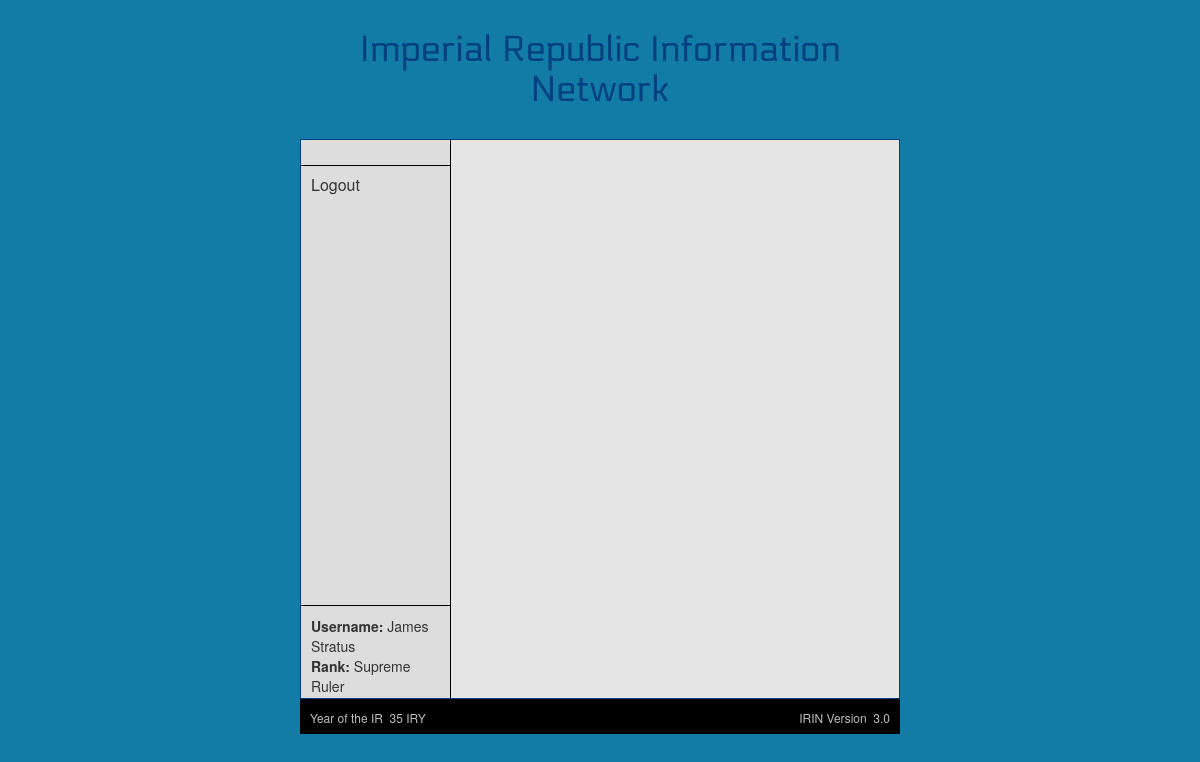
/main.php (signed in), run on an earlier commit of the app's database.
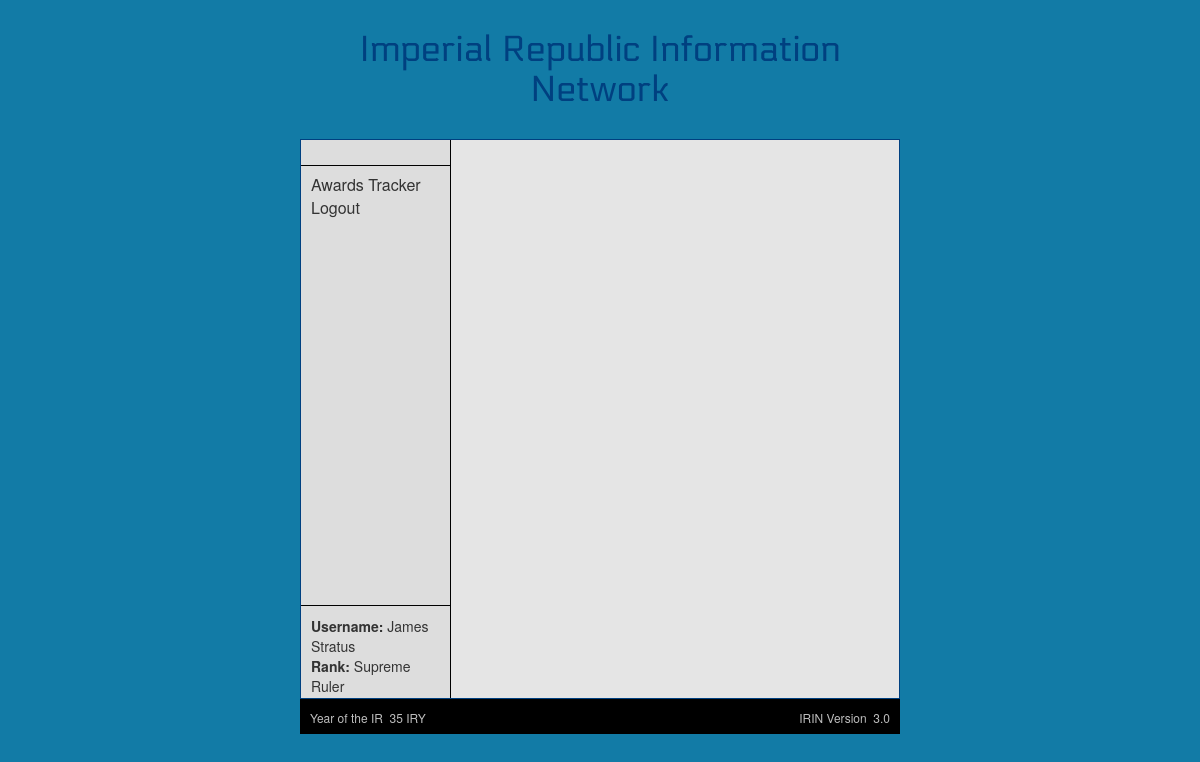
And on a later commit of the database.
### tables this page shows
CREATE TABLE IF NOT EXISTS `irclock` (
  `id` int(11) NOT NULL AUTO_INCREMENT,
  `year` int(10) NOT NULL,
  `era` int(2) NOT NULL,
  `date` date NOT NULL,
  `latest` tinyint(1) NOT NULL,
  PRIMARY KEY (`id`)
);

CREATE TABLE IF NOT EXISTS `version` (
  `id` int(3) NOT NULL AUTO_INCREMENT,
  `version` varchar(12) NOT NULL,
  `vtimestamp` date NOT NULL,
  `latest` int(1) NOT NULL,
  PRIMARY KEY (`id`),
  KEY `version` (`version`)
);

CREATE TABLE IF NOT EXISTS `pages` (
  `id` int(3) NOT NULL AUTO_INCREMENT,
  `name` varchar(100) NOT NULL DEFAULT '',
  `desc` varchar(100) NOT NULL DEFAULT '',
  `page` varchar(100) NOT NULL DEFAULT '',
  `title` varchar(100) NOT NULL DEFAULT '',
  `clearance` int(3) NOT NULL DEFAULT '0',
  `admin` int(3) NOT NULL DEFAULT '0',
  `team` int(11) NOT NULL DEFAULT '0',
  PRIMARY KEY (`id`)
);

### lib/user.class.php (called while the page is built, shortened)
<?php
    class User {
        private $name;
        private $rank;
        private $admin = false;
        public function getName() {
            return $this->name;
        }
        public function getRank() {
            return $this->rank;
        }
        public function getAdmin() {
            return $this->admin;
        }
    }

### lib/rank.class.php (called while the page is built, shortened)
<?php
    class Rank {
        private $name;
        public function getName() {
            return $this->name;
        }
    }

### lib/year.class.php (called while the page is built, shortened)
<?php
class Year {
    private $year;
    private $era;
    public function __construct($id) {
        global $mysqli;
        $query = $mysqli->query("SELECT * FROM irclock WHERE id = $id");
        $result = $query->fetch_array();
        extract($result);
        $this->year = $year;
        if ($era == 1)
            $this->era = 'UFY';
        else
            $this->era = 'IRY';
    }
    public static function getCurrentYear() {
        global $mysqli;
        $query = $mysqli->query("SELECT * FROM irclock WHERE latest = 1");
        $result = $query->fetch_array();
        return new self($result['id']);
    }
    public function getFullYear() {
        return $this->year . ' ' . $this->era;
    }
}

### lib/version.class.php (called while the page is built, shortened)
<?php
class Version {
    private $version;
    public function __construct($id) {
        global $mysqli;
        $query = $mysqli->query("SELECT * FROM version WHERE id = $id");
        $result = $query->fetch_array();
        extract($result);
        $this->version = $version;
    }
    public static function getLatestVersion() {
        global $mysqli;
        $query = $mysqli->query("SELECT * FROM version WHERE latest = 1");
        $result = $query->fetch_array();
        return new self($result['id']);
    }
    public function getVersion() {
        return $this->version;
    }
}

### lib/page.class.php (called while the page is built, shortened)
<?php
class Page {
    private $name;
    private $page;
    public function __construct($name, $desc, $title, $page) {
        $this->name = $name;
        $this->page = $page;
    }
    public static function getPages(User $user) {
        global $mysqli;
        $pages = array();
        $query = $mysqli->query("SELECT * FROM pages ORDER BY id");
        while ($result = $query->fetch_array()) {
            if (
                ($result['clearance'] > 0 && $user->getClearance() && $user->getClearance()->getClearance() >= $result['clearance']) ||
                ($result['admin'] > 0 && $result['team'] != 0 && (($user->getAdmin() && $user->getAdmin()->getAdminLevel() >= $result['admin'] && in_array(new Division($result['team']), $user->getAdmin()->getTeams())) || ($user->getAdmin() && $user->getAdmin()->getAdminLevel() > $result['admin'] + 1)) || ($user->getAdmin() && $user->getAdmin()->getAdminLevel() > 3)) ||
                ($user->getAdmin() && $user->getAdmin()->getAdminLevel() >= $result['admin'] && $result['team'] == 0) ||
                ($result['clearance'] == 0 && $result['admin'] == 0)
            ) {
                $pages[] = new self($result['name'], $result['desc'], $result['title'], $result['page']);
            }
        }
        return $pages;
    }
    public function getName() {
        return $this->name;
    }
    public function getPage() {
        return $this->page;
    }
}

### lib/admin.class.php (called while the page is built, shortened)
<?php
    class Admin {
        private $level;
        public function getAdminLevel() {
            return $this->level;
        }
    }

### main.php (the view, shortened to what this page needs)
<?php
$pages = Page::getPages($_SESSION['user']);
?>
<!DOCTYPE html>
<html>
<head>
    <link href="css/bootstrap.min.css" type="text/css" rel="stylesheet" />
    <link href="css/style.css" type="text/css" rel="stylesheet" />
</head>
<body>
    <div class="container">
        <h1>Imperial Republic Information Network</h1>
        <div class="row">
            <div id="sidebar" class="col-md-3">
                <div id="top"></div>
                <div id="pages">
                    <div class="panel-group" id="menu" role="tablist" aria-multiselectable="true">
                        <?php
                        foreach ($pages as $page) {
                            if ($page->getPage() == 'home') {
                                ?>
                                <div class="panel panel-default">
                                    <div class="panel-heading" role="tab" id="<?php echo $page->getPage() ?>">
                                        <h4 class="panel-title">
                                            <a class="collapsed" role="button" data-parent="#menu" aria-expanded="false" aria-controls="<?php echo $page->getPage() ?>Collapse" onclick="load('<?php echo $page->getPage() ?>', 'none', 'none', {})">
                                                <?php echo $page->getName() ?>
                                            </a>
                                        </h4>
                                    </div>
                                    <div id="<?php echo $page->getPage() ?>Collapse" class="panel-collapse collapse" role="tabpanel" aria-labelledby="<?php echo $page->getPage() ?>">
                                        <div class="panel-body">
                                            Action: none
                                        </div>
                                    </div>
                                </div>
                                <?php
                            } else {
                                ?>
                                <div class="panel panel-default">
                                    <div class="panel-heading" role="tab" id="<?php echo $page->getPage() ?>">
                                        <h4 class="panel-title">
                                            <a class="collapsed" role="button" data-parent="#menu" aria-expanded="false" aria-controls="<?php echo $page->getPage() ?>Collapse" onclick="load('<?php echo $page->getPage() ?>', 'none', 'none', {})">
                                                <?php echo $page->getName() ?>
                                            </a>
                                        </h4>
                                    </div>
                                </div>
                                <?php
                            }
                        }
                        ?>
                        <div class="panel panel-default">
                            <div class="panel-heading" role="tab" id="logout">
                                <h4 class="panel-title">
                                    <a class="collapsed" role="button" data-parent="#menu" aria-expanded="false" aria-controls=logoutCollapse" onclick="load('logout', 'none', 'none', {})">
                                        Logout
                                    </a>
                                </h4>
                            </div>
                        </div>
                    </div>
                </div>
                <div id="blank"></div>
                <div id="session">
                    <b>Username: </b><?php echo $_SESSION['user']->getName() ?><br />
                    <b>Rank: </b><?php echo $_SESSION['user']->getRank()->getName() ?><br />
                    <b>Clearance: </b><?php echo $_SESSION['user']->getClearance()->getClearanceName() ?><br />
                </div>
            </div>
            <div id="main" class="col-md-9">
            </div>
        </div>
        <div id="footer" class="row">
            <span>Year of the IR&nbsp;&nbsp;<?php echo Year::getCurrentYear()->getFullYear() ?></span>
            <span class="pull-right">IRIN Version&nbsp;&nbsp;<?php echo Version::getLatestVersion()->getVersion() ?></span>
        </div>
    </div>
</body>
</html>

### css/style.css (style rules this page uses)
html, body { width: 100%; height: 100%; background: #127ba6; }
body { background-image: url('http://nexus.eotir.com/public/style_images/xeriteq34/bg-top.png'), url('http://nexus.eotir.com/public/style_images/xeriteq34/bg-bot.png'); background-repeat: no-repeat, no-repeat; background-position: top center, bottom center; }
body > .container { background-color: transparent; height: 100%; width: 50%; padding: 0; }
.container > h1 { margin-top: 5%; }
.container > .row:first-of-type { background-color: #e5e5e5; height: 70%; margin: 0; margin-top: 5%; border: 1px solid #004080; }
#sidebar { height: 100%; padding: 0; background-color: #dddddd; border-right: 1px solid black; overflow: auto; }
#sidebar > div { padding: 10px; }
#top { padding: 0 !important; height: 26px; background: url(http://nexus.eotir.com/public/style_images/xeriteq34/sidebar_bg.png) repeat-x top left; border-bottom: 1px solid black; }
#pages { min-height: 75%; position: relative; }
#menu .panel { border: none; background: none; -webkit-box-shadow: none; box-shadow: none; }
#menu .panel-heading { background: none; border: none; padding: 0; }
#blank { height: 2%; border-bottom: 1px solid black; }
#session { height: 10%; margin-bottom: 5px; }
#main { max-height: 100%; padding: 10px; overflow: auto; }
#footer { width: 100%; height: 35px; color: #bebebe; background: #000000 url(http://nexus.eotir.com/public/style_images/xeriteq34/nav_bg.png); background-size: auto; margin: 0; padding: 10px; font-size: 12px; }
h1, h3 { color: #004080; text-align: center; font-family: Electrolize, sans-serif; }

What changed in the data, as far as the page shows it:
added pages: name "Awards Tracker"
